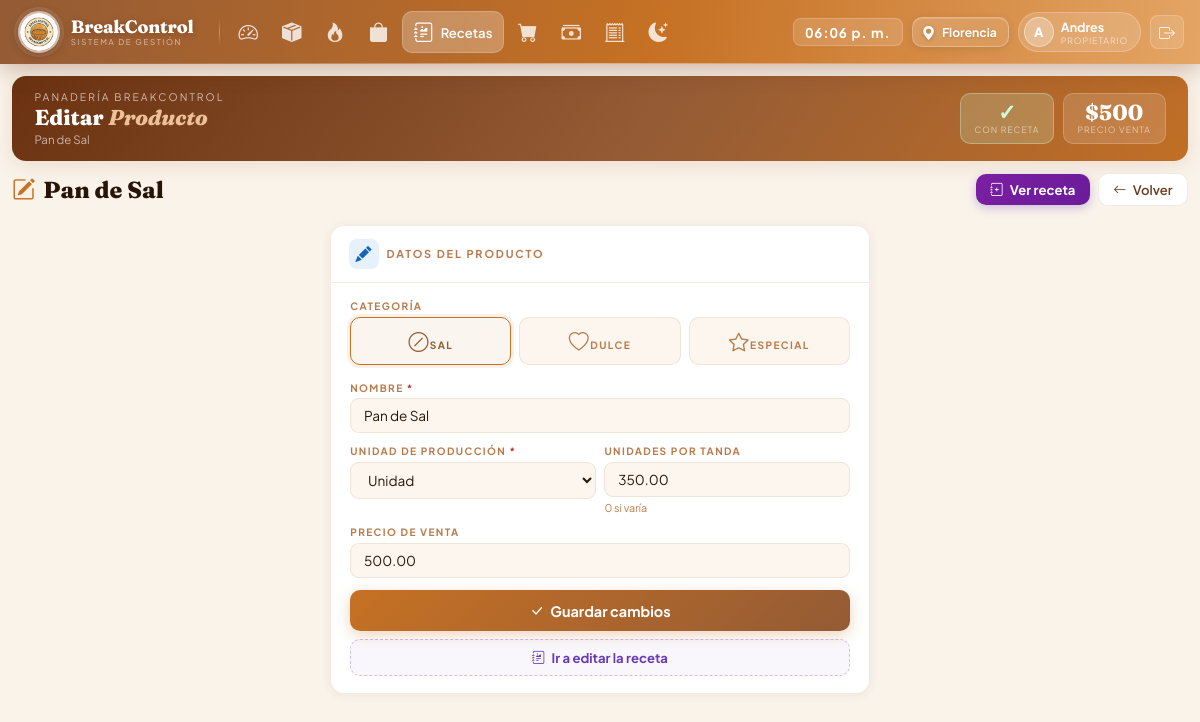
The page /modules/recetas/editar_producto.php?id=1 (signed in) on the database its author committed.
### tables this page shows
CREATE TABLE `producto` (
  `id_producto` int(11) NOT NULL,
  `nombre` varchar(100) NOT NULL,
  `categoria` enum('sal','dulce','especial') NOT NULL DEFAULT 'sal',
  `precio_venta` decimal(12,2) NOT NULL DEFAULT 0.00,
  `activo` tinyint(1) NOT NULL DEFAULT 1,
  `fecha_creacion` datetime NOT NULL DEFAULT current_timestamp(),
  `unidad_produccion` varchar(20) NOT NULL DEFAULT 'carro',
  `cantidad_por_tanda` decimal(10,2) NOT NULL DEFAULT 0.00
);

### modules/recetas/editar_producto.php (the view, shortened to what this page needs)
<?php
$pdo        = getConexion();
$id_producto = (int)($_GET['id'] ?? 0);
$stmt = $pdo->prepare("SELECT * FROM producto WHERE id_producto=? AND activo=1");
$stmt->execute([$id_producto]);
$producto = $stmt->fetch();
$id_receta = $pdo->prepare("SELECT id_receta FROM receta WHERE id_producto=? AND es_vigente=1 LIMIT 1");
$id_receta->execute([$id_producto]);
$tiene_receta = $id_receta->fetchColumn();
require_once __DIR__ . '/../../views/layouts/header.php';
?>
<div class="page">
  <div class="wc-banner">
    <div class="wc-left">
      <div>
        <div class="wc-greeting">Panadería BreakControl</div>
        <div class="wc-name">Editar <em>Producto</em></div>
        <div class="wc-sub"><?= htmlspecialchars($producto['nombre']) ?></div>
      </div>
    </div>
    <div class="wc-pills">
      <div class="wc-pill <?= $tiene_receta ? 'ok' : '' ?>">
        <div class="wc-pill-num"><?= $tiene_receta ? '✓' : '—' ?></div>
        <div class="wc-pill-lbl"><?= $tiene_receta ? 'Con receta' : 'Sin receta' ?></div>
      </div>
      <div class="wc-pill">
        <div class="wc-pill-num">$<?= number_format($producto['precio_venta'], 0, ',', '.') ?></div>
        <div class="wc-pill-lbl">Precio venta</div>
      </div>
    </div>
  </div>
  <div class="topbar">
    <div class="mod-titulo"><i class="bi bi-pencil-square"></i> <?= htmlspecialchars($producto['nombre']) ?></div>
    <div class="top-right">
      <a href="editar_receta.php?id=<?= $id_producto ?>" class="btn-receta">
        <i class="bi bi-journal-plus"></i> <?= $tiene_receta ? 'Ver receta' : 'Crear receta' ?>
      </a>
      <a href="index.php" class="btn-back"><i class="bi bi-arrow-left"></i> Volver</a>
    </div>
  </div>
  <div class="center-wrap">
    <div class="form-card">
      <div class="ch">
        <div class="ch-ico"><i class="bi bi-pencil-fill"></i></div>
        <span class="ch-title">Datos del producto</span>
      </div>
      <div class="form-body">
        <form method="post">
          <div class="fl">
            <label>Categoría</label>
            <div class="cat-row">
              <?php foreach(['sal'=>['bi-slash-circle','Sal'],'dulce'=>['bi-heart','Dulce'],'especial'=>['bi-star','Especial']] as $val => [$ico, $lbl]): ?>
              <div class="cat-opt">
                <label class="cat-lbl" for="c-<?= $val ?>"><i class="bi <?= $ico ?>"></i><?= $lbl ?></label>
              </div>
              <?php endforeach; ?>
            </div>
          </div>
          <div class="fl">
            <label>Nombre <span style="color:#c62828">*</span></label>
            <input type="text" name="nombre" required value="<?= htmlspecialchars($producto['nombre']) ?>">
          </div>
          <div class="fl-row">
            <div class="fl">
              <label>Unidad de producción <span style="color:#c62828">*</span></label>
              <select name="unidad_produccion" required>
                <?php foreach(['lata','carro','unidad'] as $u): ?>
                <option value="<?= $u ?>" <?= $producto['unidad_produccion'] === $u ? 'selected' : '' ?>><?= ucfirst($u) ?></option>
                <?php endforeach; ?>
              </select>
            </div>
            <div class="fl">
              <label>Unidades por tanda</label>
              <input type="number" name="cantidad_por_tanda" min="0" step="1"
                     value="<?= $producto['cantidad_por_tanda'] ?? 0 ?>">
              <div class="fl-hint">0 si varía</div>
            </div>
          </div>
          <div class="fl">
            <label>Precio de venta</label>
            <input type="number" name="precio_venta" min="0" step="50"
                   value="<?= $producto['precio_venta'] ?? 0 ?>">
          </div>
          <button type="submit" class="btn-guardar">
            <i class="bi bi-check-lg"></i> Guardar cambios
          </button>
        </form>
        <a href="editar_receta.php?id=<?= $id_producto ?>" class="btn-ir-receta">
          <i class="bi bi-journal-richtext"></i>
          <?= $tiene_receta ? 'Ir a editar la receta' : 'Definir ingredientes de receta' ?>
        </a>
      </div>
    </div>
  </div>
</div>
</body></html>

### views/layouts/header.php (style rules this page uses)
:root { --c1:#945b35; --c2:#c8956e; --c3:#c67124; --c4:#e4a565; --c5:#ecc198; --cbg:#faf3ea; --ccard:#ffffff; --clight:#fdf6ee; --ink:#281508; --ink2:#6b3d1e; --ink3:#b87a4a; --border:rgba(148,91,53,.12); --shadow:0 1px 8px rgba(148,91,53,.09); --shadow2:0 4px 20px rgba(148,91,53,.15); --nav-h:64px; }
*, *::before, *::after { margin:0; padding:0; box-sizing:border-box; }
html, body { font-family:'Plus Jakarta Sans',sans-serif; background:var(--cbg); color:var(--ink); }

### rows shown on the page
producto: nombre "Pan de Sal", precio_venta "500", unidad_produccion "Unidad", cantidad_por_tanda "350.00", precio_venta "500.00"

### other values the page prints
substr($user['nombre'], 0, 1) "A"
$user['nombre'] "Andres"
$lbl "SAL"
$lbl "DULCE"
$lbl "ESPECIAL"
